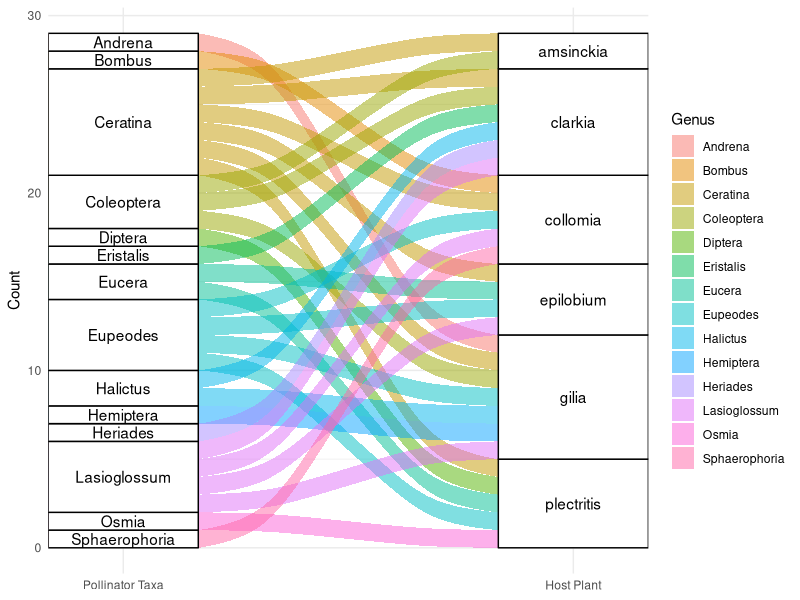
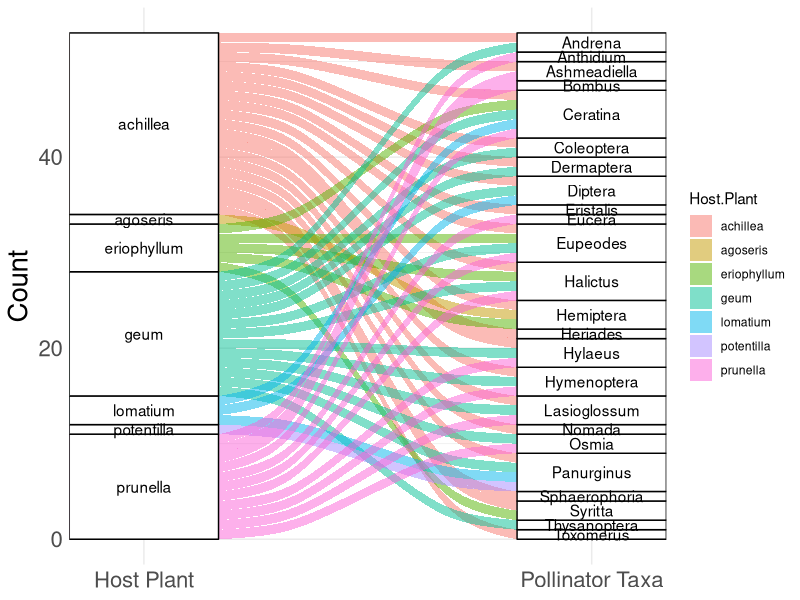
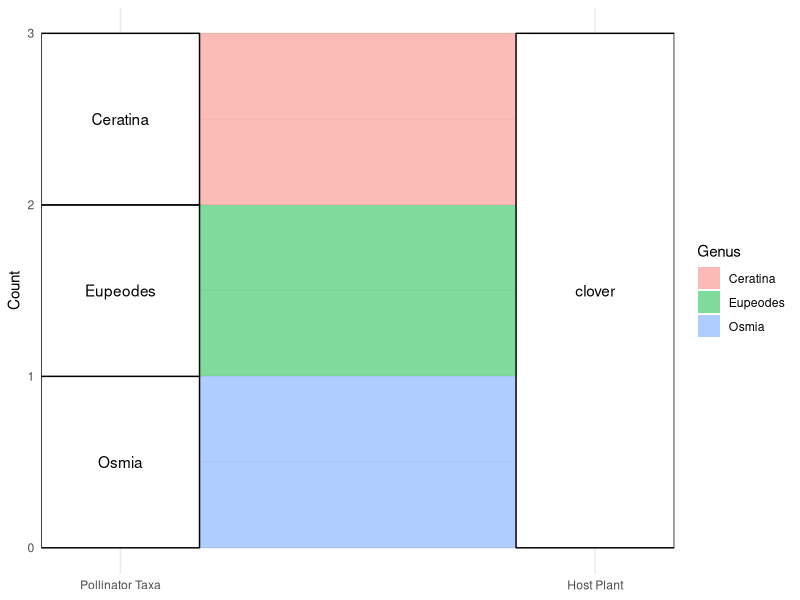
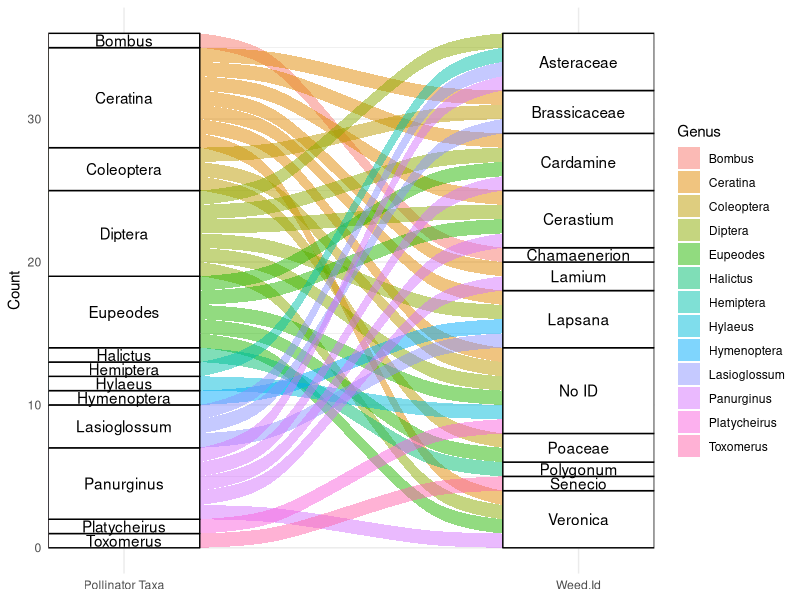

Recreate these plots in R, in order.
## POLLINATOR THESIS PROJECT FIGURES
## Alluvial plots by seed mix

## Libraries needed
library(tidyverse)
library(ggplot2)
library(dplyr)
library(lubridate)
library(ggalluvial)

#############################
#############################
## Import data
## Clean up column names and columns

collectedpollinators <- read.csv("collectedpollinators_combined.csv")
names(collectedpollinators) <- c ("Year","Day", "Month", "Orchard.Age", "Block",
                                  "Management", "Seed.Mix", "Host.Plant", "Order", "Genus", "Notes", 
                                  "Weed.Id", "Count")
#############################
#############################
## Alluvial chart for plants in the annual seed mix and their associated pollinators
annualalluvial <- collectedpollinators %>%
  filter(Host.Plant %in% c("collomia", "amsinckia", "clarkia", "epilobium", "gilia",
                           "lotus", "plectritis", "sanguisorba")) %>%
  mutate(plantpollinators=paste(Host.Plant,Genus, sep = "_")) %>%
  group_by(Host.Plant,Genus,Count,plantpollinators) %>%
  summarise()

ggplot(data = annualalluvial,
       aes(axis1 = Genus, axis2 = Host.Plant,
           y = Count)) +
  scale_x_discrete(limits = c("Pollinator Taxa", "Host Plant"), expand = c(.05, .05)) +
  geom_alluvium(aes(fill = Genus)) +
  geom_stratum() +
  geom_text(stat = "stratum", aes(label = after_stat(stratum))) +
  theme_minimal()

## Alluvial chart for plants in the perennial seed mix and their associated pollinators
perennialalluvial <- collectedpollinators %>%
  filter(Host.Plant %in% c("achillea", "agoseris", "lomatium", "potentilla",
                           "prunella", "viola", "geum", "eriophyllum")) %>%
  mutate(plantpollinators=paste(Host.Plant,Genus, sep = "_")) %>%
  group_by(Host.Plant,Genus,Count,plantpollinators) %>%
  summarise()

ggplot(data = perennialalluvial,
       aes(axis1 = Host.Plant, axis2 = Genus,
           y = Count)) +
  scale_x_discrete(limits = c("Host Plant", "Pollinator Taxa"), expand = c(.05, .05)) +
  geom_alluvium(aes(fill = Host.Plant)) +
  geom_stratum() +
  geom_text(stat = "stratum", aes(label = after_stat(stratum))) +
  theme_minimal() +
  theme(axis.text=element_text(size=16),
        axis.title=element_text(size=20))

## Alluvial chart for plants in the industry seed mix and their associated pollinators
industryalluvial <- collectedpollinators %>%
  filter(Host.Plant %in% c("barley", "oats", "vetch", "clover")) %>%
  mutate(plantpollinators=paste(Host.Plant,Genus, sep = "_")) %>%
  group_by(Host.Plant,Genus,Count,plantpollinators) %>%
  summarise()

ggplot(data = industryalluvial,
       aes(axis1 = Genus, axis2 = Host.Plant,
           y = Count)) +
  scale_x_discrete(limits = c("Pollinator Taxa", "Host Plant"), expand = c(.05, .05)) +
  geom_alluvium(aes(fill = Genus)) +
  geom_stratum() +
  geom_text(stat = "stratum", aes(label = after_stat(stratum))) +
  theme_minimal()

## Alluvial chart for control plants (weeds) and their associated pollinators
controlalluvial <- collectedpollinators %>%
  filter(Host.Plant == "weed") %>%
  mutate(plantpollinators=paste(Weed.Id,Genus, sep = "_")) %>%
  group_by(Weed.Id,Genus,Count,plantpollinators) %>%
  summarise()

ggplot(data = controlalluvial,
       aes(axis1 = Genus, axis2 = Weed.Id,
           y = Count)) +
  scale_x_discrete(limits = c("Pollinator Taxa", "Weed.Id"), expand = c(.05, .05)) +
  geom_alluvium(aes(fill = Genus)) +
  geom_stratum() +
  geom_text(stat = "stratum", aes(label = after_stat(stratum))) +
  theme_minimal()
